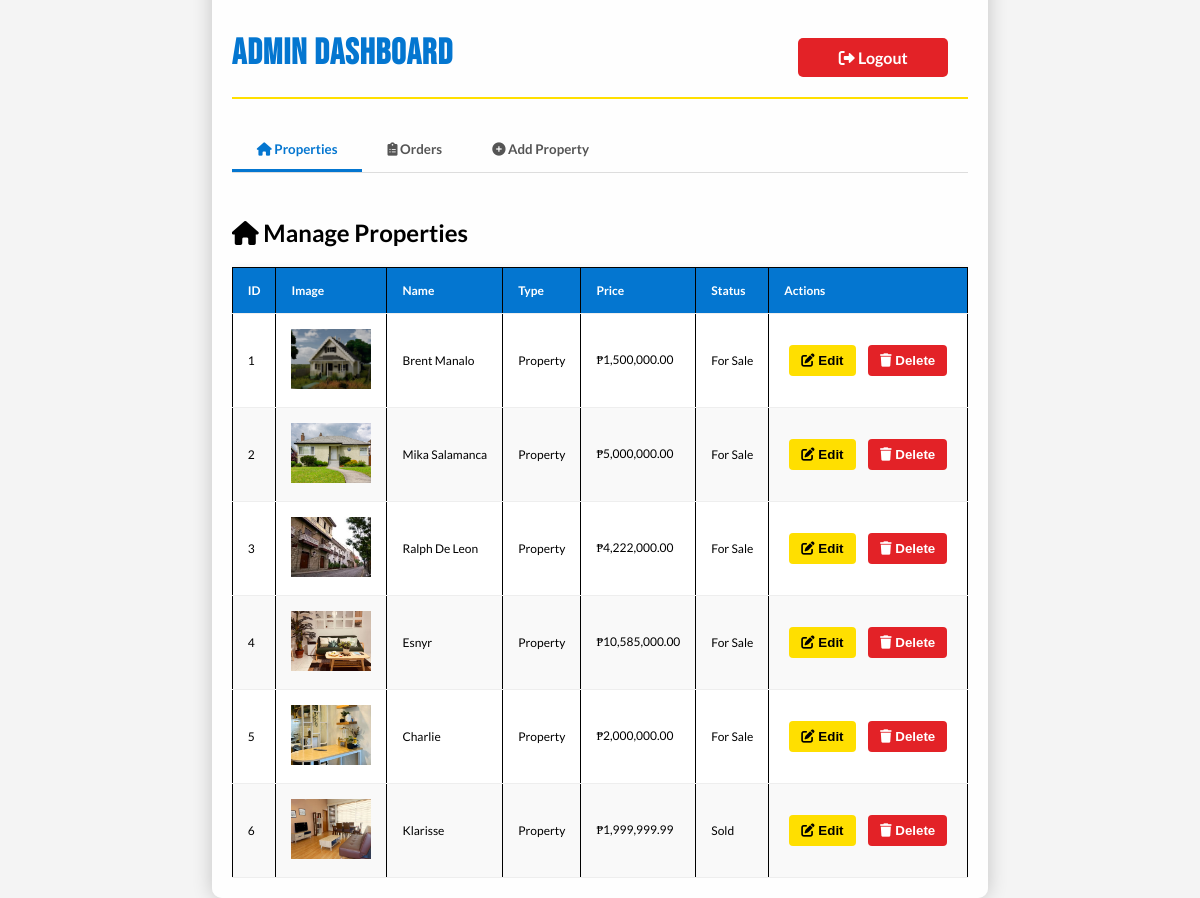
Screenshot of /views/admin.php (signed in) with the database file from the repository.
### tables this page shows
CREATE TABLE IF NOT EXISTS `properties` (
  `property_id` INT NOT NULL AUTO_INCREMENT,
  `property_name` TEXT NULL,
  `address` TEXT NULL,
  `price` DECIMAL(10,2) NULL,
  `description` TEXT NULL,
  `offer_type` ENUM('For Sale', 'Sold') NULL,
  `photo` VARCHAR(260) NULL,
  PRIMARY KEY (`property_id`));

### views/admin.php (the view, shortened to what this page needs)
<?php
require_once('../includes/dbconfig.php');
?>
<!DOCTYPE html>
<html lang="en">
<head>
    <link href="https://cdnjs.cloudflare.com/ajax/libs/font-awesome/6.0.0-beta3/css/all.min.css" rel="stylesheet">
    <link rel="stylesheet" href="../assets/css/style.css">
    <link rel="stylesheet" href="../assets/css/admin.css">
</head>
<body>
    <div class="admin-container">
        <div class="admin-header">
            <h1 class="admin-title">Admin Dashboard</h1>
            <button class="logout-btn" onclick="window.location.href='logout.php'">
                <i class="fas fa-sign-out-alt"></i> Logout
            </button>
        </div>
        <div class="admin-tabs">
            <button class="tab-btn active" onclick="openTab('properties', event)">
                <i class="fas fa-home"></i> Properties
            </button>
            <button class="tab-btn" onclick="openTab('orders', event)">
                <i class="fas fa-clipboard-list"></i> Orders
            </button>
            <button id="add-property-btn" class="tab-btn" onclick="openTab('add-property', event)">
                <i class="fas fa-plus-circle"></i> Add Property
            </button>
        </div>
        <div id="properties" class="tab-content active">
            <h2><i class="fas fa-home"></i> Manage Properties</h2>
            <table>
                <thead>
                    <tr>
                        <th>ID</th>
                        <th>Image</th>
                        <th>Name</th>
                        <th>Type</th>
                        <th>Price</th>
                        <th>Status</th>
                        <th class="action-buttons">Actions</th>
                    </tr>
                </thead>
                <tbody>
                    <?php
                    $sql = "SELECT
                        property_id as id,
                        property_name as name,
                        offer_type as status,
                        price,
                        photo as image,
                        'Property' as type,
                        address as location
                        FROM bahaynikuya_db.properties";
                    $result = $conn->query($sql);
                    if ($result->num_rows > 0) {
                        while($row = $result->fetch_assoc()) {
                            $statusClass = 'status-' . strtolower($row['status']);
                            echo "<tr>
                                <td>{$row['id']}</td>
                                <td><img src='../uploads/{$row['image']}' alt='Property Image' style='width:80px;height:60px;object-fit:cover;'></td>
                                <td>{$row['name']}</td>
                                <td>{$row['type']}</td>
                                <td>₱" . number_format($row['price'], 2) . "</td>
                                <td class='$statusClass'>{$row['status']}</td>
                                <td class='action-buttons'>
                                    <button class='action-btn edit-btn' onclick='editProperty({$row['id']})'>
                                        <i class='fas fa-edit'></i> Edit
                                    </button>
                                    <button class='action-btn delete-btn' onclick='deleteProperty({$row['id']})'>
                                        <i class='fas fa-trash'></i> Delete
                                    </button>
                                </td>
                            </tr>";
                        }
                    } else {
                        echo "<tr><td colspan='7'>No properties found</td></tr>";
                    }
                    ?>
                </tbody>
            </table>
        </div>
    </div>
</body>
</html>

### assets/css/style.css (style rules this page uses)
:root { --MainBlue: #0476D0; --MainRed: #E32227; --MainYellow: #FFDF00; --DefaultFont: 'Lato', serif; --DefaultHeaderFont: 'Bebas Neue', sans-serif; --DefaultFontColor: black; }
body { font-family: 'Lato', serif; background-color: #f4f4f4; margin: 0; padding: 0; display: flex; flex-direction: column; align-items: center; justify-content: center; height: 100vh; position: relative; }
.logout-btn { position: absolute; bottom: 20px; right: 20px; width: 150px; font-size: 16px; background-color: #a34849; color: white; cursor: pointer; transition: background-color 0.3s ease; }
table { border: 1px solid black; font-size: 14px; margin-left: auto; margin-right: auto; padding: 5px; border-collapse: collapse; width: 90%; table-layout: auto; }
th { border: 1px solid black; font-weight: bold; padding: 8px; text-align: left; font-size: 12px; white-space: nowrap; }
td { border: 1px solid black; padding: 5px; text-align: left; font-size: 12px; white-space: nowrap; }

### assets/css/admin.css (style rules this page uses)
.admin-container { max-width: 95%; margin: 30px auto; padding: 20px; background-color: rgba(255, 255, 255, 0.9); border-radius: 10px; box-shadow: 0 0 20px rgba(0, 0, 0, 0.2); position: relative; box-sizing: border-box; }
.admin-header { display: flex; justify-content: space-between; align-items: flex-start; margin-bottom: 30px; padding-bottom: 15px; padding-top: 100px; border-bottom: 2px solid var(--MainYellow); position: relative; min-height: 60px; }
.admin-title { font-size: 36px; padding-top: 10px; color: var(--MainBlue); font-family: var(--DefaultHeaderFont); letter-spacing: 1px; margin: 0; }
.logout-btn { background-color: var(--MainRed); color: white; border: none; padding: 10px 20px; border-radius: 5px; cursor: pointer; font-family: var(--DefaultFont); font-weight: bold; transition: background-color 0.3s; position: absolute; bottom: 20px; right: 20px; }
.admin-tabs { display: flex; margin-bottom: 25px; border-bottom: 1px solid #ddd; }
.tab-btn { padding: 12px 25px; background: none; border: none; border-bottom: 3px solid transparent; cursor: pointer; font-family: var(--DefaultFont); font-weight: bold; color: #555; transition: all 0.3s; }
.tab-btn.active { border-bottom: 3px solid var(--MainBlue); color: var(--MainBlue); }
.tab-content { display: none; animation: fadeIn 0.5s; min-height: 300px; }
.tab-content.active { display: block; overflow: auto; }
table { width: 100%; border-collapse: collapse; margin-top: 20px; background-color: white; box-shadow: 0 2px 10px rgba(0,0,0,0.1); }
th, td { padding: 15px; text-align: left; border-bottom: 1px solid #eee; }
th { background-color: var(--MainBlue); color: white; font-weight: bold; }
tr:nth-child(even) { background-color: #f9f9f9; }
.action-btn { padding: 8px 12px; margin: 0 5px; border: none; border-radius: 4px; cursor: pointer; font-weight: bold; transition: all 0.3s; }
.edit-btn { background-color: var(--MainYellow); color: black; }
.delete-btn { background-color: var(--MainRed); color: white; }

### rows the page displays
properties: property_id "1", photo (picture), property_name "Brent Manalo", type "Property", price "1,500,000.00", offer_type "For Sale"
properties: property_id "2", photo (picture), property_name "Mika Salamanca", type "Property", price "5,000,000.00", offer_type "For Sale"
properties: property_id "3", photo (picture), property_name "Ralph De Leon", type "Property", price "4,222,000.00", offer_type "For Sale"
properties: property_id "4", photo (picture), property_name "Esnyr", type "Property", price "10,585,000.00", offer_type "For Sale"
properties: property_id "5", photo (picture), property_name "Charlie", type "Property", price "2,000,000.00", offer_type "For Sale"
properties: property_id "6", photo (picture), property_name "Klarisse", type "Property", price "1,999,999.99", offer_type "Sold"
